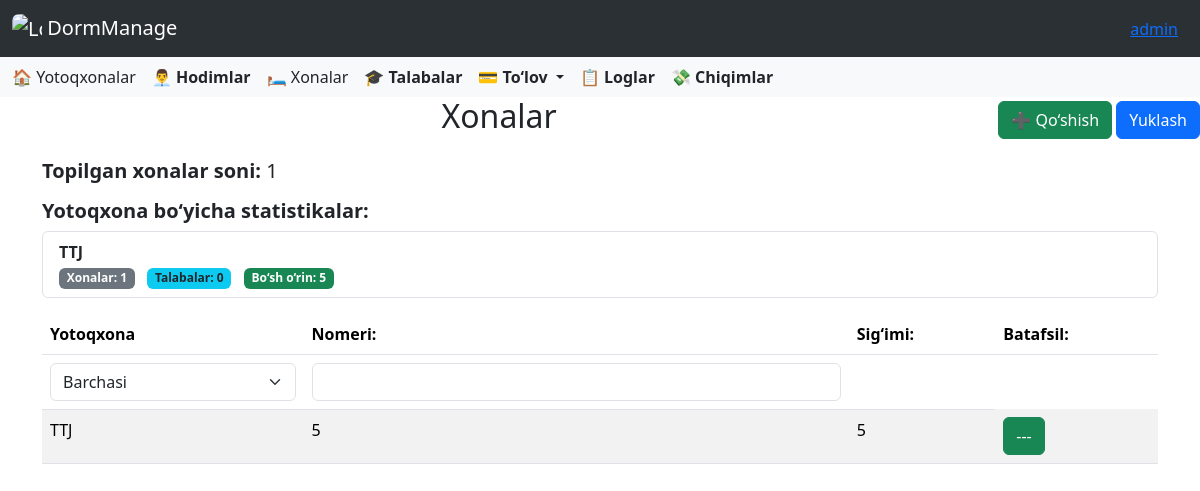
Page /dormitory/rooms/ (signed in) on the committed database.
### accounts/models.py (models this page shows, shortened)
class CustomUser(AbstractUser):
    ROLE_CHOICES = [
        ('director', 'Direktor'),
        ('employee', 'Xodim'),
    ]
    role = models.CharField(
        max_length=10,
        choices=ROLE_CHOICES,
        default='other',
        verbose_name='Lavozim'
    )
    work_start = models.TimeField(
        verbose_name='Ish boshlanish vaqti',
        null=True,
        blank=True
    )
    work_end = models.TimeField(
        verbose_name='Ish tugash vaqti',
        null=True,
        blank=True
    )
    phone_number = models.CharField(
        max_length=20,
        blank=True,
        verbose_name='Telefon raqami'
    )
    hire_date = models.CharField(
        max_length=10,
        null=True,
        blank=True,
        verbose_name='Ishga qabul qilingan sana'
    )
    photo = models.ImageField(
        upload_to=staff_photo_upload_path,
        blank=False,
        null=False,
        verbose_name='Hodim surati'
    )
    salary = models.PositiveIntegerField(
        verbose_name='Maosh',
        null=True,
        blank=True,
        help_text="Hodimning maoshi (so'mda)"
    )
    is_in_dormitory = models.BooleanField(default=False)

### dormitory/models.py (models this page shows, shortened)
class Dormitory(models.Model):
    director = models.ForeignKey(Director, on_delete=models.CASCADE, related_name='dormitories')
    name = models.CharField(max_length=300, blank=False)
    address = models.CharField(max_length=300, blank=False)
    monthly_payment = models.PositiveIntegerField(default=0, verbose_name="Oylik to‘lov miqdori (so'm)")
    default_monthly_payment = models.PositiveIntegerField(
        default=1,
        help_text="Shartnomaga asosan boshlang‘ich oylik to‘lov (so‘mda)"
    )
    last_update_time = models.DateTimeField(blank=True, null=True)

class Room(models.Model):
    dormitory = models.ForeignKey(Dormitory, on_delete=models.CASCADE, related_name='rooms')
    number = models.CharField(max_length=5)
    size = models.PositiveSmallIntegerField()

### dormitory/views.py (the view, shortened to what this page needs)
# urls.py: path('rooms/', RoomListView.as_view(), name='rooms'),
class RoomListView(ListView):
    model = Room
    template_name = 'dormitory/rooms.html'
    context_object_name = 'object_list'
    paginate_by = 20
    def get_queryset(self):
        queryset = super().get_queryset()
        user = self.request.user
        if hasattr(user, 'director'):
            queryset = queryset.filter(dormitory__director=user.director)
        elif hasattr(user, 'employee'):
            queryset = queryset.filter(dormitory=user.employee.dormitory)
        else:
            return Room.objects.none()
        dormitory = self.request.GET.get('dormitory', '').strip()
        number = self.request.GET.get('number', '').strip()
        if dormitory:
            queryset = queryset.filter(dormitory__name__icontains=dormitory)
        if number:
            queryset = queryset.filter(number__icontains=number)
        return queryset.order_by('dormitory__name', 'number')
    def get(self, request, *args, **kwargs):
        if request.GET.get("export") == "excel":
            return self.export_to_excel(self.get_queryset())
        return super().get(request, *args, **kwargs)
    def get_context_data(self, **kwargs):
        context = super().get_context_data(**kwargs)
        user = self.request.user
        if hasattr(user, 'director'):
            dormitories = Dormitory.objects.filter(director=user.director).prefetch_related('rooms')
        elif hasattr(user, 'employee'):
            dormitories = Dormitory.objects.filter(id=user.employee.dormitory_id).prefetch_related('rooms')
        else:
            dormitories = Dormitory.objects.none()
        context["total_count"] = self.get_queryset().count()
        context["dormitories"] = dormitories
        dormitory_stats = []
        for dorm in dormitories:
            rooms = dorm.rooms.all().annotate(occupied_count=Count('students'))
            total_rooms = rooms.count()
            total_students = sum(room.occupied_count for room in rooms)
            total_capacity = sum(room.size for room in rooms)
            empty_slots = total_capacity - total_students
            dormitory_stats.append({
                'name': dorm.name,
                'room_count': total_rooms,
                'student_count': total_students,
                'empty_slots': empty_slots
            })
        context["dormitory_stats"] = dormitory_stats
        return context

### templates/dormitory/rooms.html (shortened to what this page needs)
{% extends "base.html" %}
{% block content %}
<div class="d-flex justify-content-between align-items-center mb-3">
    <h2 class="text-center flex-grow-1">Xonalar</h2>
    <div>
        <button class="btn btn-success" data-bs-toggle="modal" data-bs-target="#addRoomModal">➕ Qo‘shish</button>
        <button id="export-btn" class="btn btn-primary">Yuklash</button>
    </div>
</div>
<div class="container mt-3">
    <h5><strong>Topilgan xonalar soni:</strong> {{ total_count }}</h5>
    <h5 class="mt-3"><strong>Yotoqxona bo‘yicha statistikalar:</strong></h5>
    <ul class="list-group mb-3">
    {% for stat in dormitory_stats %}
    <li class="list-group-item">
        <strong>{{ stat.name }}</strong><br>
        <span class="badge bg-secondary text-white me-2">
            Xonalar: {{ stat.room_count }}
        </span>
        <span class="badge bg-info text-dark me-2">
            Talabalar: {{ stat.student_count }}
        </span>
        <span class="badge bg-success text-white">
            Bo‘sh o‘rin: {{ stat.empty_slots }}
        </span>
    </li>
    {% empty %}
    <li class="list-group-item">Statistik ma'lumot topilmadi.</li>
    {% endfor %}
</ul>
</div>
<div class="container mt-3">
    <form id="search-form" method="get">
        <table class="table table-striped">
            <thead>
                <tr>
                    {% if user.role == 'director' %}
                    <th>Yotoqxona</th>
                    {% endif %}
                    <th>Nomeri:</th>
                    <th>Sig‘imi:</th>
                    <th>Batafsil:</th>
                </tr>
                <tr>
                    {% if user.role == 'director' %}
                    <td>
                        <select name="dormitory" class="form-select search-select" onchange="this.form.submit()">
                            <option value="">Barchasi</option>
                        </select>
                    </td>
                    {% endif %}
                    <td>
  <input type="text" name="number" class="form-control search-input" value="{{ request.GET.number }}">
</td>
                    <td></td>
                </tr>
            </thead>
            <tbody>
                {% for room in object_list %}
                <tr>
                   {% if user.role == 'director' %}
                    <td>{{ room.dormitory.name }}</td>
                   {% endif %}
                    <td>{{ room.number }}</td>
                    <td>{{ room.size }}</td>
                    <td><a href="{% url 'room_detail' room.pk %}" class="btn btn-success">---</a></td>
                </tr>
                {% empty %}
                <tr>
                    <td colspan="{% if user.role == 'director' %} 4 {% else %} 3 {% endif %}" class="text-center">Xonalar topilmadi.</td>
                </tr>
                {% endfor %}
            </tbody>
        </table>
    </form>
</div>
{% endblock %}

### templates/base.html (shortened to what this page needs)
<!DOCTYPE html>
<html lang="en">
<head>
    <link href="https://cdn.jsdelivr.net/npm/bootstrap@5.3.5/dist/css/bootstrap.min.css" rel="stylesheet">
    <link rel="stylesheet" href="https://cdnjs.cloudflare.com/ajax/libs/font-awesome/6.0.0/css/all.min.css">
    <link rel="stylesheet" href="https://cdn.jsdelivr.net/npm/bootstrap-icons@1.10.5/font/bootstrap-icons.css">
    <link href="https://cdn.jsdelivr.net/npm/select2@4.1.0-rc.0/dist/css/select2.min.css" rel="stylesheet" />
</head>
<body>
<nav class="navbar bg-body-tertiary" data-bs-theme="dark">
  <div class="container-fluid">
    <a class="navbar-brand" href="{% url 'dashboard' %}">
      <img src="/media/images/icon.png" alt="Logo" style="width:30px; height:30px; border-radius:7px" class="d-inline-block align-text-top">
      DormManage
    </a>
    <div class="ms-auto" style="margin: 0 10px;">
      <a href="#" class="text-primary text-decoration-underline" data-bs-toggle="modal" data-bs-target="#userInfoModal">
        {% if user.first_name %}
          {{ user.first_name }}
        {% else %} {{ user.username }}
        {% endif %}
      </a>
    </div>
  </div>
</nav>
<nav class="navbar bg-body-tertiary">
  <div class="container-fluid">
    <div class="d-none d-lg-flex gap-3 align-items-center">
  {% if user.role == 'director' %}
  <a class="nav-link" href="{% url 'dormitories' %}">🏠 Yotoqxonalar</a>
  <a class="nav-link" href="{% url 'employees' %}"><strong>👨‍💼 Hodimlar</strong></a>
  {% endif %}
  <a class="nav-link" href="{% url 'rooms' %}">🛏️ Xonalar</a>
  <a class="nav-link" href="{% url 'students' %}"><strong>🎓 Talabalar</strong></a>
  <div class="nav-item dropdown">
    <a class="nav-link dropdown-toggle" href="#" role="button" data-bs-toggle="dropdown" aria-expanded="false">
      <strong>💳 To‘lov</strong>
    </a>
  </div>
  <a class="nav-link" href="{% url 'logs' %}"><strong>📋 Loglar</strong></a>
  <a class="nav-link" href="{% url 'expense_list' %}"><strong>💸 Chiqimlar</strong></a>
</div>
  </div>
</nav>
{% block content %}
{% endblock %}
</body>
</html>

### rows in the picture
CustomUser: first_name "admin"
Dormitory: name "TTJ"
Room: dormitory.name "TTJ", number "5", size "5"

### other values in the picture
{{ total_count }} "1"
{{ stat.room_count }} "1"
{{ stat.student_count }} "0"
{{ stat.empty_slots }} "5"
